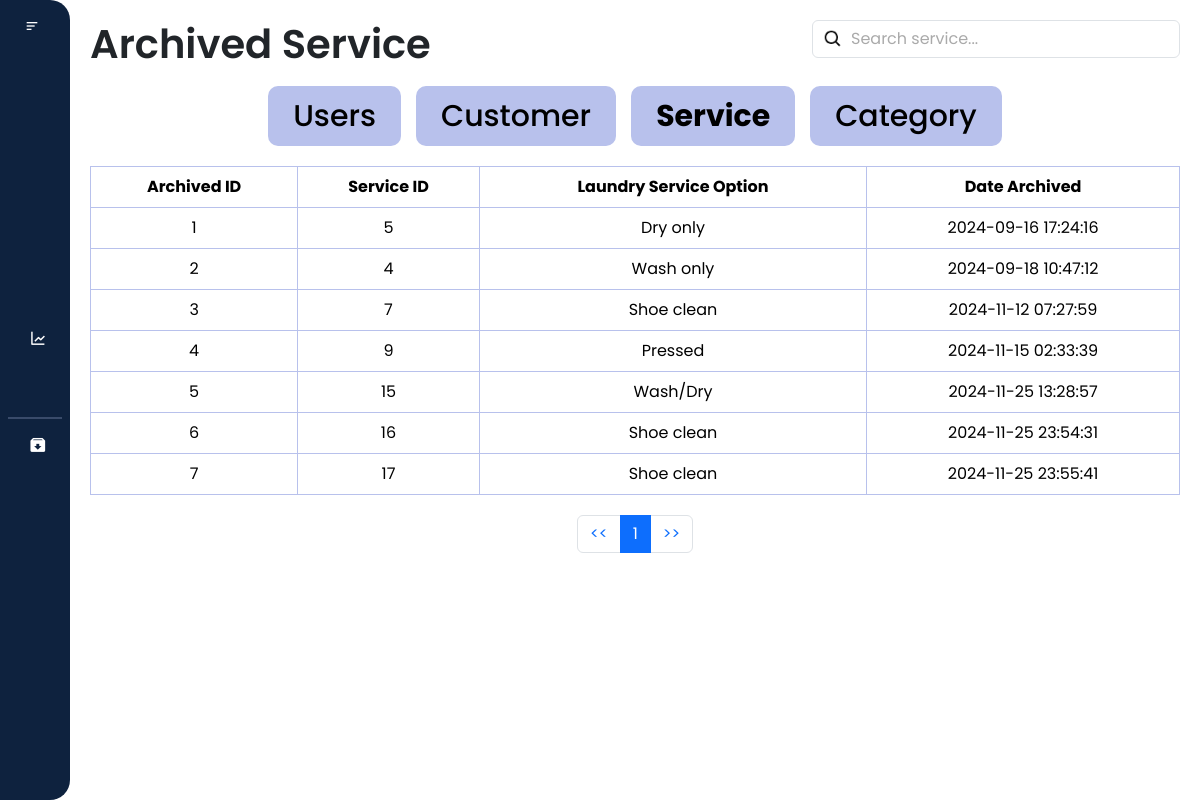
Before: /laundry_system/archived/archive_service.php (signed in) with the older database file.
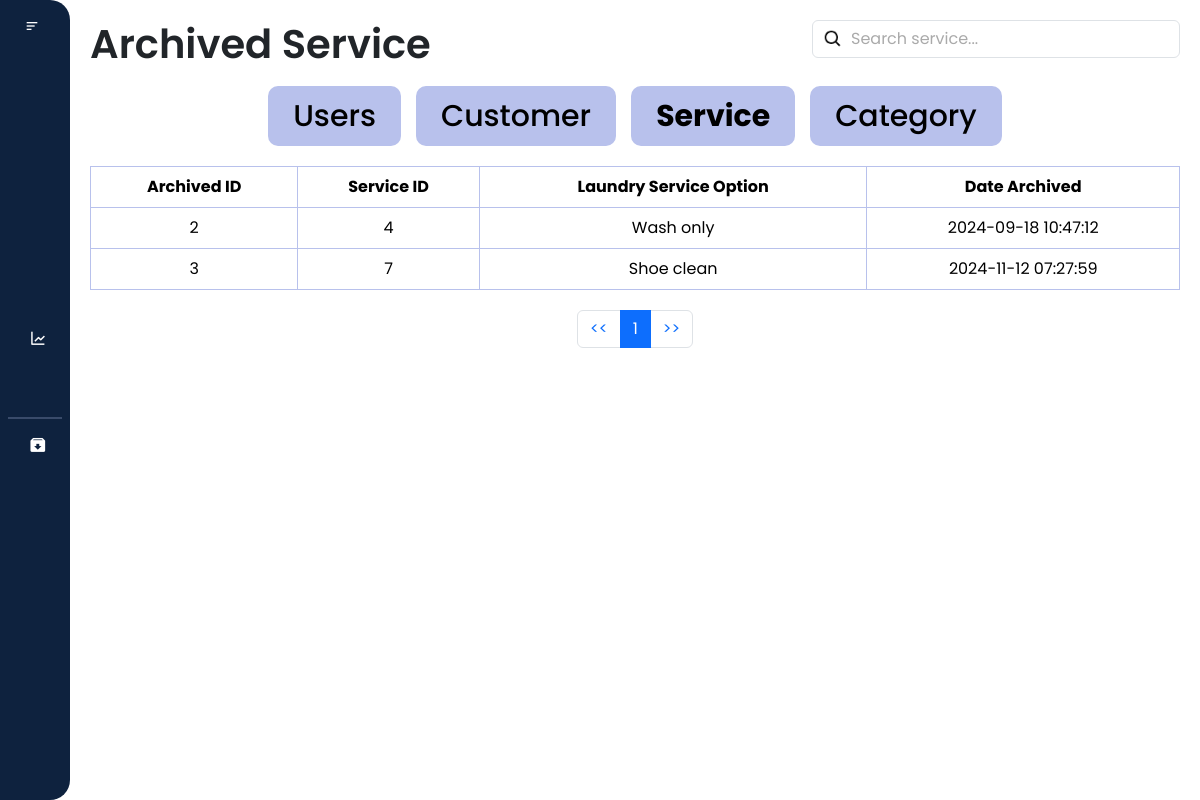
After: the same page with the newer database file.
### tables this page shows
CREATE TABLE `archived_service` (
  `archive_id` int(11) NOT NULL,
  `service_id` int(11) NOT NULL,
  `laundry_service_option` varchar(255) NOT NULL,
  `archived_at` timestamp NOT NULL DEFAULT current_timestamp()
);

### laundry_system/archived/archive_service.php (the view, shortened to what the changed rows need)
<?php
require '../database.php';
?>
<!DOCTYPE html>
<html lang="en">
<head>
    <link href="https://cdn.jsdelivr.net/npm/bootstrap@5.3.3/dist/css/bootstrap.min.css" rel="stylesheet"
>
    <link href="https://cdn.lineicons.com/4.0/lineicons.css" rel="stylesheet" />
    <link href='https://unpkg.com/boxicons@2.1.4/css/boxicons.min.css' rel='stylesheet'>
    <link rel="stylesheet" href="archive_service.css">
</head>
<body>
    <div class="wrapper">
        <div class="main-content">
            <nav>
                <div class="d-flex justify-content-between" id="navbar">
                    <h1>Archived Service</h1>
                </div>
            </nav>
            <div class="table-responsive">
                <table class="table table-bordered text-center">
                        <thead>
                            <tr class="bg-dark text-white">
                                <th>Archived ID</th>
                                <th>Service ID</th>
                                <th>Laundry Service Option</th>
                                <th>Date Archived</th>
                            </tr>
                        </thead>
                        <tbody id = "archive_service_table">
                            <?php
                            $query = "SELECT * FROM archived_service";
                            $result = mysqli_query($conn, $query);
                            if ($result && $result->num_rows > 0) {
                                while ($row = mysqli_fetch_assoc($result)) {
                                ?>
                                    <tr>
                                        <td><?php echo $row['archive_id']; ?></td>
                                        <td><?php echo $row['service_id']; ?></td>
                                        <td><?php echo $row['laundry_service_option']; ?></td>
                                        <td><?php echo $row['archived_at']; ?></td>
                                    </tr>
                                <?php
                                    }
                            } else {
                            ?>
                            <tr>
                                <td colspan="4">No archived laundry service option found.</td>
                            </tr>
                                <?php
                            }
                            ?>
                        </tbody>
                </table>
            </div>
        </div>
    </div>
</body>

Changed rows visible on the page:
removed archived_service: archive_id "1", service "5", laundry_service_option "Dry only", archived_at "2024-09-16 17:24:16"
removed archived_service: archive_id "4", service "9", laundry_service_option "Pressed", archived_at "2024-11-15 02:33:39"
removed archived_service: archive_id "5", service "15", laundry_service_option "Wash/Dry", archived_at "2024-11-25 13:28:57"
removed archived_service: archive_id "6", service "16", laundry_service_option "Shoe clean", archived_at "2024-11-25 23:54:31"
removed archived_service: archive_id "7", service "17", laundry_service_option "Shoe clean", archived_at "2024-11-25 23:55:41"
